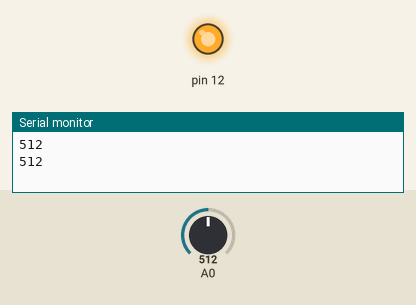
Simulated run of this sketch. Board: Arduino Uno, built with avr-gcc and run on an emulated ATmega328P. Shown: output pins drawn as LEDs (lit = HIGH), the last lines printed to the serial monitor. The test bench sets the inputs (shaded band); at power-on: A0 = 512.

Above: at 1.9 s.
2.0 s: A0 set to 3
3.5 s: A0 set to 0
At 5.7 s:
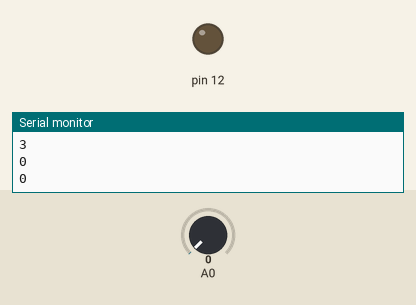
6.0 s: A0 set to 122
At 7.4 s:
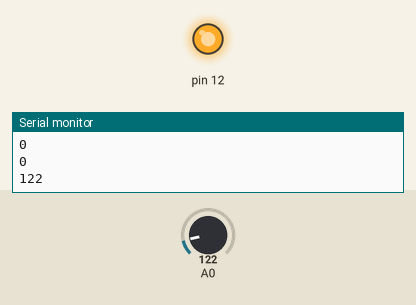
Timing chart, 0 to 9.0 s (numbered marks = the images above; inputs shaded):
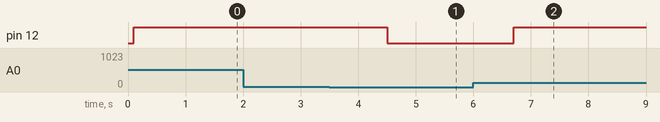

Measured:
- the behaviour switches between 2 and 1 on A0 (found by bisection; images 0 and 1)
- after the input at 3.5 s, pin 12: HIGH → LOW after 1.0 s
- after the input at 6.0 s, pin 12: LOW → HIGH after 0.70 s

The sketch:

INPUT-OUTPUT.ino
```cpp
int readsensor;
void setup() {
  // put your setup code here, to run once:
pinMode(A0,INPUT);
pinMode(12,OUTPUT);
Serial.begin(9600);
}

void loop() {
  // put your main code here, to run repeatedly:
readsensor=analogRead(A0);
Serial.println(readsensor);
delay(100);

if(readsensor>1){
  digitalWrite(12,HIGH);
  delay(1000);
}else{digitalWrite(12,LOW);
delay(1000);
}}
```
